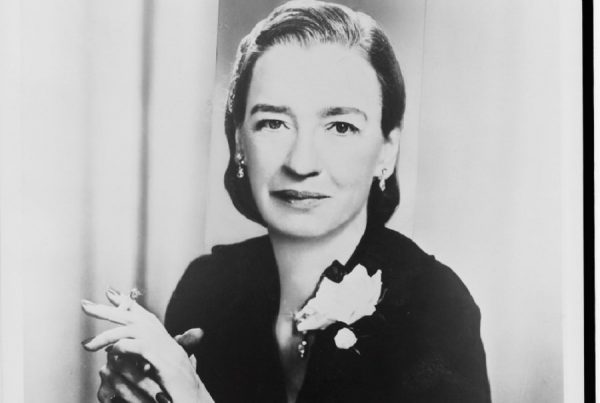
#> input picture data/grace_hopper.jpg, 600 x 403 px
$ jupyter execute 12_2_imagenes.ipynb
#> lines starting #> are read from the running program, lines starting #| are printed output that depends on the picture
## Leyendo una imagen

Además de realizar gráficos 2D, `Plotly` permite trabajar con imágenes (al igual que `matplotlib`).
Se pueden leer imágenes que son interpretadas como un array de `numpy` (al igual que `matplotlib`).

Usamos un submódulo de `matplotlib` para leer la imagen de archivo. Esto mismo se puede hacer con otros módulos de procesamiento de imágenes:

[cell 1]
import matplotlib.image as mpimg
import plotly.graph_objects as go
from plotly.subplots import make_subplots
import numpy as np

grace = mpimg.imread('../data/grace_hopper.jpg')
#> grace is the input picture: shape (403, 600, 3); mean R, G, B 168.3, 168.3, 168.3
print(grace.shape)
#| (403, 600, 3)
print(type(grace))
#| <class 'numpy.ndarray'>


jean = mpimg.imread('../data/jean_sammet.jpg')
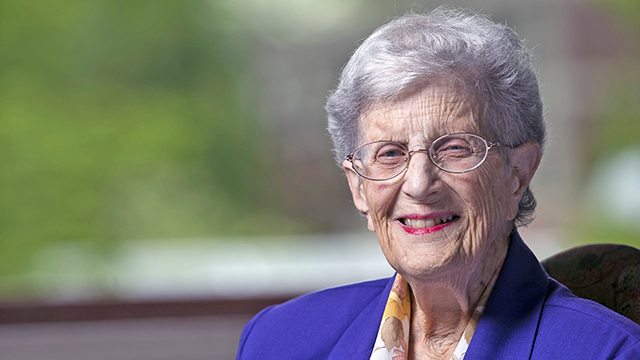
#> input picture data/jean_sammet.jpg, 640 x 360 px
#> jean is the input picture: shape (360, 640, 3); mean R, G, B 123.8, 123.9, 114.9
print(type(jean))
#| <class 'numpy.ndarray'>

cirs = mpimg.imread('../data/cirs_slice.png')
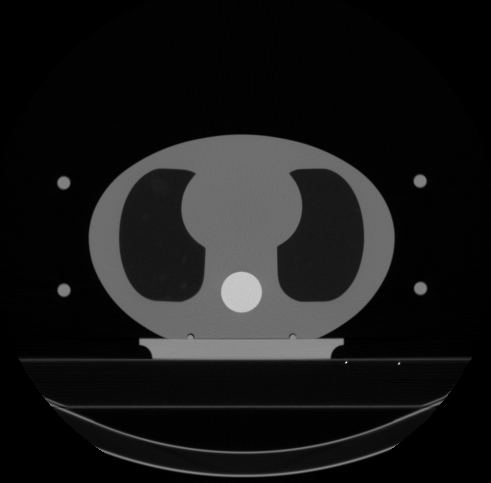
#> input picture data/cirs_slice.png, 491 x 483 px
#> cirs is the input picture: shape (483, 491, 3) float32; min 0, max 1, mean 0.0933

Ambas imágenes tienen 3 canales, Rojo, Verde y Azul, que puede verse en el `shape` de cada una de ellas:

[cell 2]
print(grace.shape)
#| (403, 600, 3)
print(jean.shape)
#| (360, 640, 3)

[cell 3]
fig = go.Figure()

fig = make_subplots(rows=1,cols=2,
                   subplot_titles = ('Grace Hopper','Jean Sammet'))


fig.add_trace(go.Image(z=grace),1,1)
fig.add_trace(go.Image(z=jean),1,2)
fig.show()

Uno de los primeros procesamientos que uno puede hacer de una imagen es obtener el histograma por cada canal:

[cell 4]
fig = go.Figure()

fig = make_subplots(rows=1,cols=2,
                   subplot_titles = ('Jean Sammet','Histograma'))

fig.add_trace(go.Image(z=jean),1,1)
for channel, color in enumerate(['red', 'green', 'blue']):
    fig.add_trace(go.Histogram(x=jean[..., channel].ravel(), opacity=0.5,
                               marker_color=color, name='%s channel' %color), 1, 2)

fig.show()

[cell 5]
ravel_grace = grace.ravel()
print(ravel_grace.shape)
#| (725400,)
print(ravel_grace)
#> (printed output is left out)

Algo a tener en cuenta es que las imágenes pueden venir definidas como RGB con enteros entre 0 y 255, como las imágenes anteriores; o entre 0 y 1, como la siguiente:

[cell 6]
cirs = mpimg.imread('../data/cirs_slice.png')
print(type(cirs))
#| <class 'numpy.ndarray'>
print(cirs.shape)
#| (483, 491, 3)
print("Max image: ",np.max(cirs))
#| Max image:  1.0
#
#  Puedo normalizar la imagen al rango 0-1
#
img_maximo = np.max(cirs)
#> img_maximo = 1
cirs = cirs/img_maximo
#
#  Normalizo la imagen al rango 0-255
#
img_maximo = np.max(cirs)
cirs = cirs/img_maximo*255
cirs = cirs.astype(int) # Convierte el array de numpy de float a enteros

fig = go.Figure()

fig = make_subplots(rows=1,cols=2,
                   subplot_titles = ('CIRS','Histograma'))

fig.add_trace(go.Image(z=cirs),1,1)
fig.add_trace(go.Histogram(x=cirs[..., 0].ravel(), opacity=0.5,
                               marker_color=color, name='BW channel'), 1, 2)

fig.show()

[cell 7]
print(cirs)
#> (printed output is left out)

También se puede calcular el histograma en `numpy`:

[cell 8]
#
#  Puedo normalizar la imagen al rango 0-1
#
img_maximo = np.max(cirs)
#> img_maximo = 255
cirs = cirs/img_maximo


nbins = 20
c = cirs.ravel()
h = np.histogram(c,bins=nbins) # np.histogram devuelve una tupla con dos arrays, el primero
                            # es el histograma, el segundo corresponde a los límites de los bines
print(type(h[0]))
#| <class 'numpy.ndarray'>
print(h[0])
#| [505371  65922  11835   4647   3501   2292   2373   3339  94077   3207
#|    9156   1788     93    102    144   3609      0      0      0      3]
print(h[0].shape)
#| (20,)
print(h[1].shape)
#| (21,)
